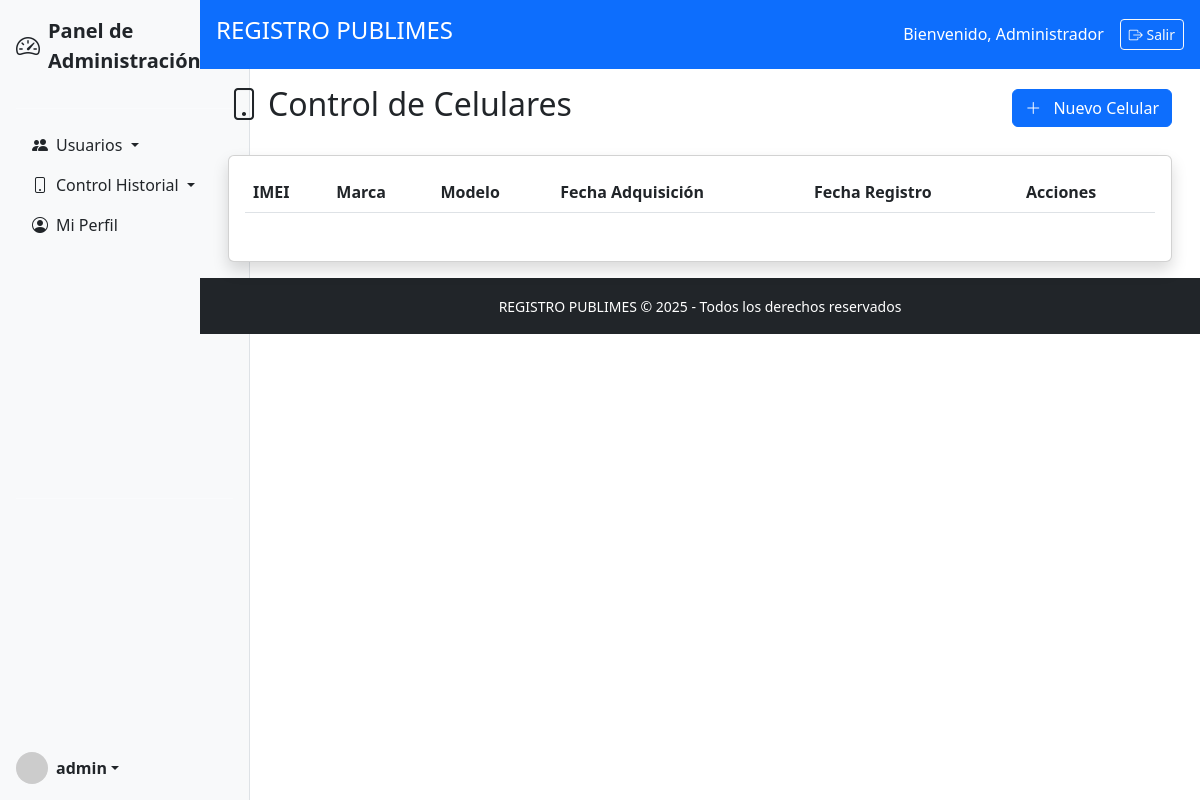
Page /historial/celulares (signed in) on the earlier database version.
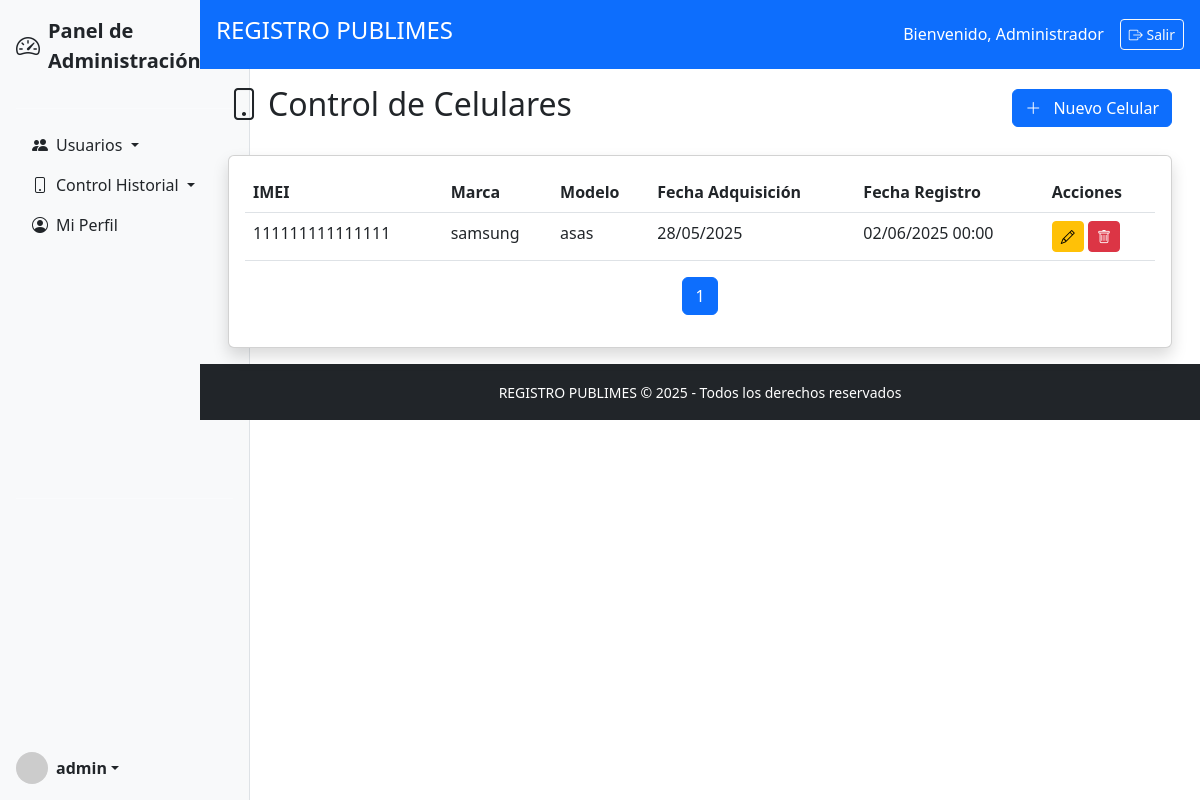
Same page on the later database version.
### modelo.py (models this page shows)
class Celular(db.Model):
    __tablename__ = 'celular'
    idCelular = db.Column(db.Integer, primary_key=True)
    imei = db.Column(db.String(20), unique=True, nullable=False)
    marca = db.Column(db.String(50))
    modelo = db.Column(db.String(50))
    fecha_adquisicion = db.Column(db.Date, nullable=False)
    fecha_registro =  db.Column(db.Date, nullable=False)
    estado = db.Column(db.String(20), default='DISPONIBLE')
    chips = db.relationship('CelularChip', back_populates='celular')
    transferencias = db.relationship('TransferenciaTelefono', back_populates='celular')

### logica/Logica_Historial/Control_Historial.py (the view)
    @requiere_login
    @requiere_rol('Administrador General', 'Supervisor Historial')
    def index(self):
        pagina = request.args.get('pagina', 1, type=int)
        celulares = Celular.query.order_by(
            Celular.fecha_registro.desc(), Celular.marca, Celular.modelo
        ).paginate(page=pagina, per_page=10)
        usuario_actual = Usuario.query.get(session['id_usuario'])
        return render_template('historial/Control_Historial/Control_Celular.html',
                            celulares=celulares,
                            usuario_actual=usuario_actual)

### app.py (called while the page is built)
@app.context_processor
def inject_current_year():
    return {'current_year': datetime.now().year}

### decoradores.py (called while the page is built)
def requiere_login(f):
    @wraps(f)
    def decorador(*args, **kwargs):
        if 'id_usuario' not in session:
            flash('Debe iniciar sesión para acceder a esta página', 'danger')
            return redirect(url_for('login.iniciar_sesion'))
        return f(*args, **kwargs)
    return decorador

def requiere_rol(*roles_permitidos):
    def decorador(f):
        @wraps(f)
        def wrapper(*args, **kwargs):
            if 'id_usuario' not in session:
                flash('Autenticación requerida', 'warning')
                return redirect(url_for('login.iniciar_sesion'))
            usuario_actual = Usuario.query.get(session['id_usuario'])
            roles_usuario = {ur.rol.nombreRol for ur in usuario_actual.roles}
            if not roles_usuario.intersection(roles_permitidos):
                flash('No tiene permisos suficientes para esta acción', 'danger')
                return redirect(url_for('login.panel_control'))
            return f(*args, **kwargs)
        return wrapper
    return decorador

### templates/historial/Control_Historial/Control_Celular.html (shortened to what this page needs)
{% extends "base/base.html" %}
{% block content %}
<div class="container-fluid">
    <div class="d-flex justify-content-between align-items-center mb-4">
        <h2><i class="bi bi-phone me-2"></i>Control de Celulares</h2>
        <a href="{{ url_for('historial.celulares_nuevo') }}" class="btn btn-primary">
            <i class="bi bi-plus-lg me-2"></i> Nuevo Celular
        </a>
    </div>
    <div class="card shadow">
        <div class="card-body">
            <div class="table-responsive">
                <table class="table table-hover">
                    <thead>
                        <tr>
                            <th>IMEI</th>
                            <th>Marca</th>
                            <th>Modelo</th>
                            <th>Fecha Adquisición</th>
                            <th>Fecha Registro</th>
                            <th>Acciones</th>
                        </tr>
                    </thead>
                    <tbody>
                        {% for celular in celulares.items %}
                        <tr>
                            <td>{{ celular.imei }}</td>
                            <td>{{ celular.marca }}</td>
                            <td>{{ celular.modelo }}</td>
                            <td>{{ celular.fecha_adquisicion.strftime('%d/%m/%Y') }}</td>
                            <td>{{ celular.fecha_registro.strftime('%d/%m/%Y %H:%M') }}</td>
                            <td>
                                <a href="{{ url_for('historial.celulares_editar', id=celular.idCelular) }}" class="btn btn-sm btn-warning" title="Editar">
                                    <i class="bi bi-pencil"></i>
                                </a>
                                {% if 'Administrador General' in usuario_actual.roles | map(attribute='rol.nombreRol') | list %}
                                <form method="POST" action="{{ url_for('historial.celulares_eliminar', id=celular.idCelular) }}" style="display:inline;">
                                    <button type="submit" class="btn btn-sm btn-danger" onclick="return confirm('¿Eliminar este celular?')" title="Eliminar">
                                        <i class="bi bi-trash"></i>
                                    </button>
                                </form>
                                {% endif %}
                            </td>
                        </tr>
                        {% endfor %}
                    </tbody>
                </table>
                <nav aria-label="Page navigation">
                    <ul class="pagination justify-content-center">
                        {% for page_num in celulares.iter_pages() %}
                            {% if page_num %}
                                <li class="page-item {% if page_num == celulares.page %}active{% endif %}">
                                    <a class="page-link" href="{{ url_for('historial.celulares_index', pagina=page_num) }}">{{ page_num }}</a>
                                </li>
                            {% else %}
                                <li class="page-item disabled">
                                    <span class="page-link">...</span>
                                </li>
                            {% endif %}
                        {% endfor %}
                    </ul>
                </nav>
            </div>
        </div>
    </div>
</div>
{% endblock %}

Differences in the rows shown:
added Celular: imei "111111111111111", marca "samsung", modelo "asas", fecha_adquisicion "28/05/2025", fecha_registro "02/06/2025 00:00"
Other differences:
new list line: "1"
